Frame 1 (no input): blank canvas, image omitted
Frame 60 (the mouse pressed at the canvas centre just before this capture): blank canvas, image omitted
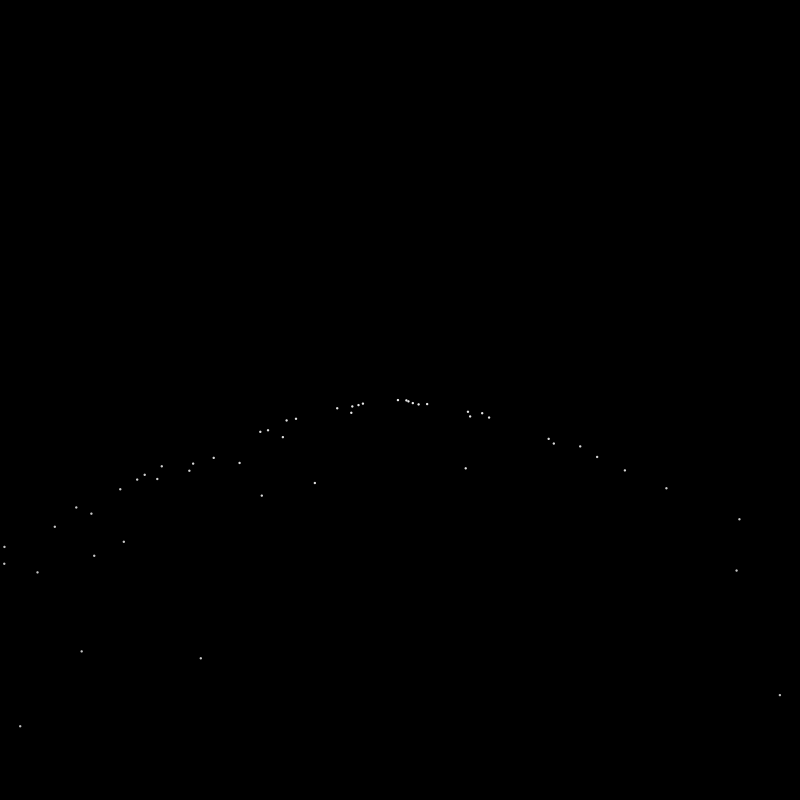
Frame 120 (the mouse held since frame 60 and released just before this capture)

The Processing sketch whose frames 1 and 60 were blank and that drew this single picture after the mouse press (run headless with seeded random() and noise(); from frame 60 on, the mouse is pressed at the canvas centre):

// Processing sketch: repeller
// ── repeller.pde
import java.util.Iterator;

ArrayList<ParticleSystem> systems = new ArrayList<ParticleSystem>();

ParticleSystem ps;
Repl r;

void setup() {
  size(800, 800);
  r = new Repl(new PVector(width / 2, height / 2), 50);
}

void draw() {
  background(0);
  for (ParticleSystem ps : systems) {
    ps.addParticle();
    ps.applyGravity();
    ps.applyRepeller(r);
    ps.run();
  }
}

void mousePressed() {
  systems.add(
    new ParticleSystem(new PVector(mouseX, mouseY))
  );
}
// ── Particle.pde
class Particle {

  PVector location, velocity, acceleration;
  float lifespan, mass;

  Particle(PVector location_) {
    location = location_.copy();
    velocity = new PVector();
    acceleration = new PVector(random(-3, 3), 0);
    lifespan = 255;
    mass = 8;
  }

  void applyForce(PVector f) {
    PVector g = PVector.div(f, mass);
    acceleration.add(g);
  }

  void update() {
    velocity.add(acceleration);
    location.add(velocity);
    acceleration.mult(0);
    lifespan--;
  }

  void draw() {
    push();
    noStroke();
    fill(240, 240, 240, lifespan);
    circle(location.x, location.y, mass * 0.3);
    pop();
  }

  void run() {
    update();
    draw();
  }

  boolean isDead() {
    if (lifespan < 0) {
      return true;
    }
    return false;
  }
}

// ── ParticleSystem.pde
class ParticleSystem {

  PVector location;
  ArrayList<Particle> particles;

  ParticleSystem(PVector location_) {
    location = location_;
    particles = new ArrayList<Particle>();
  }

  void addParticle() {
    particles.add(new Particle(location));
  }

  void applyGravity() {
    for (Particle p : particles) {
      p.applyForce(new PVector(0, 0.1 * p.mass));
    }
  }

  void applyRepeller(Repl r) {
    for (Particle p : particles) {
      PVector rForce = r.getReplForce(p);
      p.applyForce(rForce);
    }
  }

  void run() {
    Iterator<Particle> it = particles.iterator();
    while (it.hasNext()) {
      Particle p = it.next();
      p.run();
      if (p.isDead()) {
        it.remove();
      }
    }
  }
}

// ── Repl.pde
class Repl {
  PVector location;
  float mass;

  Repl(PVector location_, float mass_) {
    location = location_;
    mass = mass_;
  }

  PVector getReplForce(Particle p) {
    PVector f = PVector.sub(location, p.location);
    float d = f.mag();
    d = constrain(d, 5, 22);
    f.normalize();
    float fMag = -1 * p.mass * mass / (d * d);
    f.mult(fMag);

    return f;
  }

  void draw() {
    circle(location.x, location.y, mass);
  }
}
